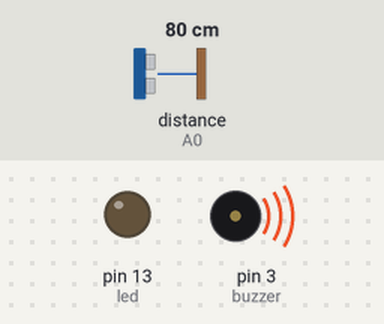
The sketch below on a simulated Arduino Uno, built with avr-gcc and run on an emulated ATmega328P. Shown: output pins drawn as LEDs (lit = HIGH), buzzer (waves = sounding). Wiring (inferred from the names in the program): ultrasonic range finder: trigger pin 10; echo A0. The test bench sets the inputs (shaded band); at power-on: distance to the obstacle (sensor on A0) 80 cm. The echo pulse lasts 58.3 µs per cm; pins used as bus, display or sensor lines are not drawn.

Above: at 1.2 s.
1.3 s: distance to the obstacle (sensor on A0) set to 84 cm
At 2.6 s:
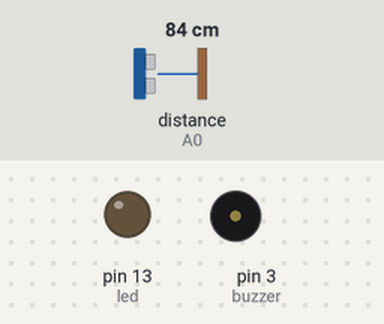
2.9 s: distance to the obstacle (sensor on A0) set to 2 cm
At 3.09 s:
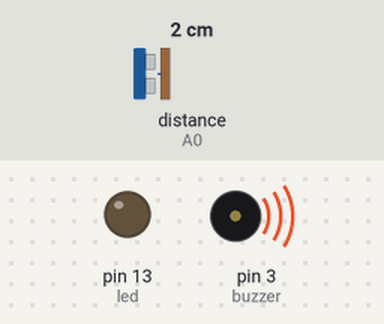
5.9 s: distance to the obstacle (sensor on A0) set to 120 cm
At 7.0 s:
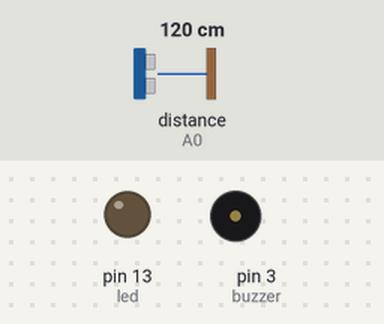
7.4 s: distance to the obstacle (sensor on A0) set to 4 cm
At 7.62 s:
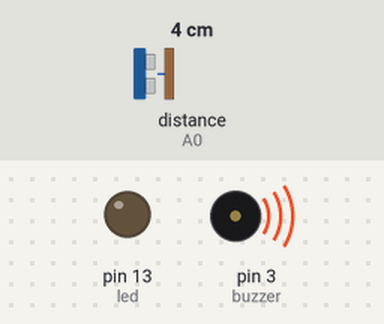
Timing chart, 0 to 10.4 s (numbered marks = the images above; inputs shaded):
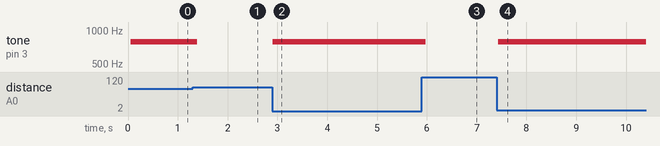

The sketch:

GuardDog.ino
```cpp
/********************************************************************
  Guard Dog - Make an audible beep when someone enters the range.
  Author - Eric Ryan Harrison <me@ericharrison.info>
  http://github.com/

  Originally Taken from:

  https://www.arduino.cc/en/Tutorial/ToneMelody?action=sourceblock&num=2
********************************************************************/

#include "Pitches.h"

/************************/

/** PIN CONFIGURATIONS **/

/************************/

#define led 13
#define buzzer 3
#define echoPin A0
#define pingPin 10

// roughly 2.6 feet
#define detectionDistance 80

void setup() {
  //Serial.begin(9600);

  pinMode(led, OUTPUT);
  pinMode(buzzer, OUTPUT);
  pinMode(pingPin, OUTPUT);
  pinMode(echoPin, INPUT);
}

void loop() {
  delay(50);
  // See if an object is in front of us
  int distance = msToCm(ping());

  //Serial.println(distance);
  if ( distance < detectionDistance ) {
    // get a random song
    playNote(NOTE_G5, 100, .1);
  }
}

/**********************/

/** Helper Functions **/

/**********************/
// Note-playing buzzer helper function.
void playNote(int note, int duration, float rest) {
  digitalWrite(led, HIGH);
  tone(buzzer, note, duration);
  delay((duration * rest)/2);
  digitalWrite(led, LOW);
  delay((duration * rest)/2);
}

// Helper function to manage our ultrasonic sensor.
long ping() {

  long duration;

  // clear ping pin
  digitalWrite(pingPin, LOW);
  delayMicroseconds(2);

  digitalWrite(pingPin, HIGH);
  delayMicroseconds(10);
  digitalWrite(pingPin, LOW);

  duration = pulseIn(echoPin, HIGH);

  return duration;
}

// Helper function to return the distance to an object
// detected by the ultrasonic sensor in centimeters.
long msToCm(long microseconds) {
  return microseconds * .034 / 2;
}
```

Pitches.h
```cpp
/********************************************************************
  Author - Eric Ryan Harrison <me@ericharrison.info>
  http://github.com/SumoRobotLeague/MRK-1/

  Originally Taken from:

  https://www.arduino.cc/en/Tutorial/ToneMelody?action=sourceblock&num=2
********************************************************************/

/*************************************************
 * Public Constants
 *************************************************/

#define NOTE_B0  31
#define NOTE_C1  33
#define NOTE_CS1 35
#define NOTE_D1  37
#define NOTE_DS1 39
#define NOTE_E1  41
#define NOTE_F1  44
#define NOTE_FS1 46
#define NOTE_G1  49
#define NOTE_GS1 52
#define NOTE_A1  55
#define NOTE_AS1 58
#define NOTE_B1  62
#define NOTE_C2  65
#define NOTE_CS2 69
#define NOTE_D2  73
#define NOTE_DS2 78
#define NOTE_E2  82
#define NOTE_F2  87
#define NOTE_FS2 93
#define NOTE_G2  98
#define NOTE_GS2 104
#define NOTE_A2  110
#define NOTE_AS2 117
#define NOTE_B2  123
#define NOTE_C3  131
#define NOTE_CS3 139
#define NOTE_D3  147
#define NOTE_DS3 156
#define NOTE_E3  165
#define NOTE_F3  175
#define NOTE_FS3 185
#define NOTE_G3  196
#define NOTE_GS3 208
#define NOTE_A3  220
#define NOTE_AS3 233
#define NOTE_B3  247
#define NOTE_C4  262
#define NOTE_CS4 277
#define NOTE_D4  294
#define NOTE_DS4 311
#define NOTE_E4  330
#define NOTE_F4  349
#define NOTE_FS4 370
#define NOTE_G4  392
#define NOTE_GS4 415
#define NOTE_A4  440
#define NOTE_AS4 466
#define NOTE_B4  494
#define NOTE_C5  523
#define NOTE_CS5 554
#define NOTE_D5  587
#define NOTE_DS5 622
#define NOTE_E5  659
#define NOTE_F5  698
#define NOTE_FS5 740
#define NOTE_G5  784
#define NOTE_GS5 831
#define NOTE_A5  880
#define NOTE_AS5 932
#define NOTE_B5  988
#define NOTE_C6  1047
#define NOTE_CS6 1109
#define NOTE_D6  1175
#define NOTE_DS6 1245
#define NOTE_E6  1319
#define NOTE_F6  1397
#define NOTE_FS6 1480
#define NOTE_G6  1568
#define NOTE_GS6 1661
#define NOTE_A6  1760
#define NOTE_AS6 1865
#define NOTE_B6  1976
#define NOTE_C7  2093
#define NOTE_CS7 2217
#define NOTE_D7  2349
#define NOTE_DS7 2489
#define NOTE_E7  2637
#define NOTE_F7  2794
#define NOTE_FS7 2960
#define NOTE_G7  3136
#define NOTE_GS7 3322
#define NOTE_A7  3520
#define NOTE_AS7 3729
#define NOTE_B7  3951
#define NOTE_C8  4186
#define NOTE_CS8 4435
#define NOTE_D8  4699
#define NOTE_DS8 4978
```

Measured:
- the behaviour switches between 81 and 82 cm on distance to the obstacle (sensor on A0) (found by bisection; images 0 and 1)
- after the input at 1.3 s, tone on pin 3 (buzzer): 784 Hz → silent after 0.09 s
- after the input at 2.9 s, tone on pin 3 (buzzer): silent → 784 Hz at once
- after the input at 5.9 s, pin 13 (led): stays LOW (without the input it goes to HIGH after 1.5 s); tone on pin 3 (buzzer): 784 Hz → silent after 0.08 s
- after the input at 7.4 s, tone on pin 3 (buzzer): silent → 784 Hz at once
